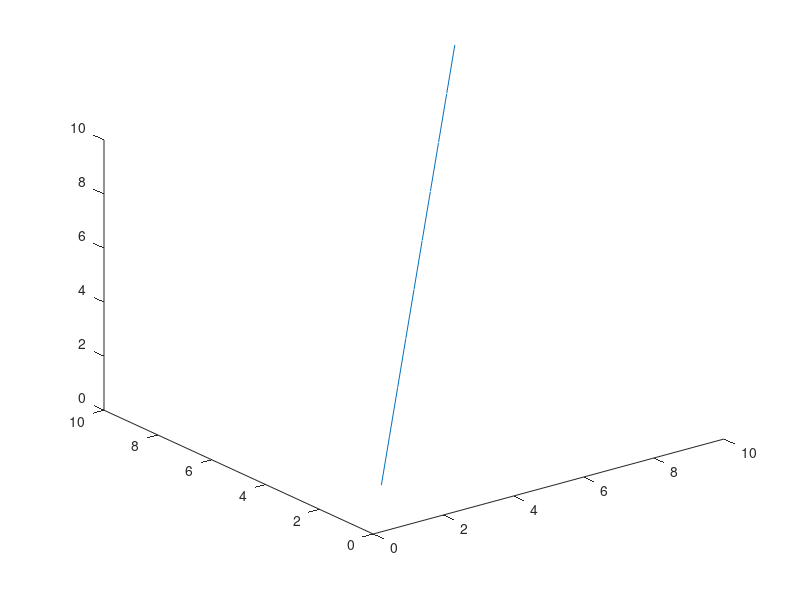

Write the MATLAB code that produced this figure. (Note: this script raises an error after producing the figure.)
%=============================================================================
% Copyright (c) 2016-present Allan CORNET (Nelson)
%=============================================================================
% This file is part of Nelson.
%=============================================================================
% LICENCE_BLOCK_BEGIN
% SPDX-License-Identifier: LGPL-3.0-or-later
% LICENCE_BLOCK_END
%=============================================================================
% <--ADV-CLI MODE-->
%=============================================================================
% zoom(fig) returns a zoom-mode object when an output is requested
f = figure('Visible', 'off');
plot3(1:10, 1:10, 1:10);
ax = gca();
z = zoom(f);
assert_isequal(class(z), 'ZoomObject');
assert_isequal(z.Figure, f);
%=============================================================================
% requesting the object does not alter the current limits (no toggle)
xl = ax.XLim;
yl = ax.YLim;
z2 = zoom(ax);
assert_isequal(ax.XLim, xl);
assert_isequal(ax.YLim, yl);
%=============================================================================
% setAxes3DPanAndZoomStyle stores the style on the axes
z.setAxes3DPanAndZoomStyle(ax, 'camera');
assert_isequal(getappdata(ax, 'Axes3DPanAndZoomStyle'), 'camera');
z.setAxes3DPanAndZoomStyle(ax, 'limits');
assert_isequal(getappdata(ax, 'Axes3DPanAndZoomStyle'), 'limits');
%=============================================================================
% style accepts string scalars and is case-insensitive
z.setAxes3DPanAndZoomStyle(ax, "CAMERA");
assert_isequal(getappdata(ax, 'Axes3DPanAndZoomStyle'), 'camera');
%=============================================================================
% an invalid style is rejected
cmd = 'z.setAxes3DPanAndZoomStyle(ax, ''wrong'')';
assert_checkerror(cmd, _('Style must be ''limits'' or ''camera''.'));
%=============================================================================
% the object exposes the usual zoom-mode properties
assert_istrue(isprop(z, 'Enable'));
assert_istrue(isprop(z, 'Motion'));
assert_istrue(isprop(z, 'Direction'));
close(f);
%=============================================================================
% an output can still be combined with an explicit action
f = figure('Visible', 'off');
plot(sin(0:0.1:2 * pi));
ax = gca();
zoom('reset');
initialXLim = ax.XLim;
z = zoom(ax, 'on');
assert_isequal(class(z), 'ZoomObject');
z = zoom(1.5);
assert_istrue(diff(ax.XLim) < diff(initialXLim));
assert_isequal(class(z), 'ZoomObject');
close(f);
%=============================================================================
